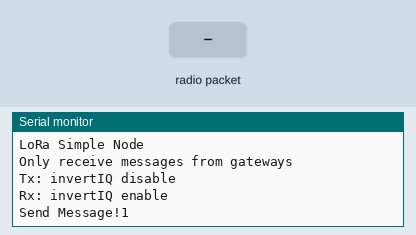
Simulated run of this sketch. Board: Arduino Uno, built with avr-gcc and run on an emulated ATmega328P. On the bench: the last lines printed to the serial monitor. The inputs (shaded band) are chosen by the test bench. No radio packets arrive unless stated.

Above: at 1.2 s.
1.3 s: radio packet "1" arrives
At 1.7 s:
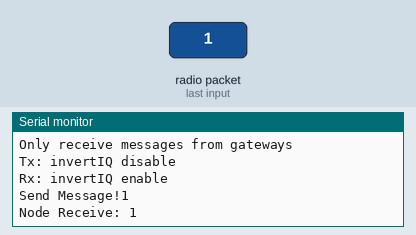
2.8 s: radio packet "0" arrives
At 2.97 s:
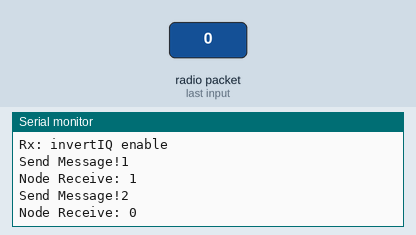
4.3 s: radio packet "2" arrives
At 4.9 s:
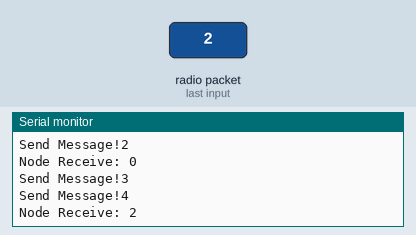
Timing chart, 0 to 7.3 s (numbered marks = the images above; inputs shaded):
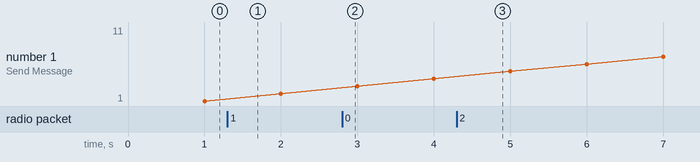

The sketch:

nodoLora.ino
```cpp
/*
  LoRa Simple Gateway/Node Exemple

  This code uses InvertIQ function to create a simple Gateway/Node logic.

  Gateway - Sends messages with enableInvertIQ()
          - Receives messages with disableInvertIQ()

  Node    - Sends messages with disableInvertIQ()
          - Receives messages with enableInvertIQ()

  With this arrangement a Gateway never receive messages from another Gateway
  and a Node never receive message from another Node.
  Only Gateway to Node and vice versa.

  This code receives messages and sends a message every second.

  InvertIQ function basically invert the LoRa I and Q signals.

  See the Semtech datasheet, http://www.semtech.com/images/datasheet/sx1276.pdf
  for more on InvertIQ register 0x33.

  created 05 August 2018
  by Luiz H. Cassettari
*/

#include <SPI.h>              // include libraries
#include <LoRa.h>

const long frequency = 868.1E6;  // LoRa Frequency

const int csPin = 10;          // LoRa radio chip select
const int resetPin = 9;        // LoRa radio reset
const int irqPin = 2;          // change for your board; must be a hardware interrupt pin
int cuenta=0;

void setup() {
  Serial.begin(9600);                   // initialize serial
  while (!Serial);

  LoRa.setPins(csPin, resetPin, irqPin);
  LoRa.setSpreadingFactor(7);

  if (!LoRa.begin(frequency)) {
    Serial.println("LoRa init failed. Check your connections.");
    while (true);                       // if failed, do nothing
  }

  Serial.println("LoRa init exitoso.");
  Serial.println();
  Serial.println("LoRa Simple Node");
  Serial.println("Only receive messages from gateways");
  Serial.println("Tx: invertIQ disable");
  Serial.println("Rx: invertIQ enable");
  Serial.println();

  LoRa.onReceive(onReceive);
  LoRa.onTxDone(onTxDone);
  LoRa_rxMode();
}

void loop() {
  if (runEvery(1000)) { // repeat every 1000 millis

    String message = "Mensaje";
    cuenta++;
    message += cuenta;

    LoRa_sendMessage(message); // send a message

    Serial.print("Send Message!");
    Serial.print(cuenta);
    Serial.println(" ");
  }

}

void LoRa_rxMode(){
  LoRa.enableInvertIQ();                // active invert I and Q signals
  LoRa.receive();                       // set receive mode
}

void LoRa_txMode(){
  LoRa.idle();                          // set standby mode
  LoRa.disableInvertIQ();               // normal mode
}

void LoRa_sendMessage(String message) {
  LoRa_txMode();                        // set tx mode
  LoRa.beginPacket();                   // start packet
  LoRa.print(message);                  // add payload
  LoRa.endPacket(true);                 // finish packet and send it
}

void onReceive(int packetSize) {
  String message = "";

  while (LoRa.available()) {
    message += (char)LoRa.read();
  }

  Serial.print("Node Receive: ");
  Serial.println(message);
}

void onTxDone() {
  Serial.println("TxDone");
  LoRa_rxMode();
}

boolean runEvery(unsigned long interval)
{
  static unsigned long previousMillis = 0;
  unsigned long currentMillis = millis();
  if (currentMillis - previousMillis >= interval)
  {
    previousMillis = currentMillis;
    return true;
  }
  return false;
}
```

Measured:
- after the input at 1.3 s, the serial monitor: prints a new line at once (image 1)
- after the input at 2.8 s, the serial monitor: prints a new line at once (image 2)
- after the input at 4.3 s, the serial monitor: prints a new line at once (image 3)
